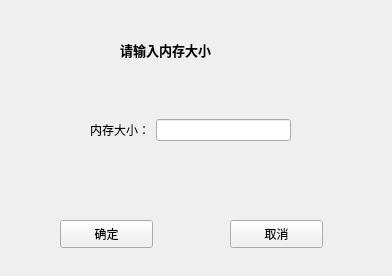
<?xml version="1.0" encoding="UTF-8"?>
<ui version="4.0">
 <class>input_storage</class>
 <widget class="QWidget" name="input_storage">
  <property name="geometry">
   <rect>
    <x>0</x>
    <y>0</y>
    <width>392</width>
    <height>276</height>
   </rect>
  </property>
  <property name="windowTitle">
   <string>Form</string>
  </property>
  <widget class="QWidget" name="gridLayoutWidget">
   <property name="geometry">
    <rect>
     <x>90</x>
     <y>70</y>
     <width>201</width>
     <height>121</height>
    </rect>
   </property>
   <layout class="QGridLayout" name="gridLayout">
    <item row="0" column="1">
     <widget class="QLineEdit" name="lineEdit"/>
    </item>
    <item row="0" column="0">
     <widget class="QLabel" name="label">
      <property name="text">
       <string>内存大小：</string>
      </property>
     </widget>
    </item>
   </layout>
  </widget>
  <widget class="QLabel" name="label_3">
   <property name="geometry">
    <rect>
     <x>120</x>
     <y>40</y>
     <width>141</width>
     <height>21</height>
    </rect>
   </property>
   <property name="text">
    <string>&lt;html&gt;&lt;head/&gt;&lt;body&gt;&lt;p&gt;&lt;span style=&quot; font-size:10pt; font-weight:600;&quot;&gt;请输入内存大小&lt;/span&gt;&lt;/p&gt;&lt;/body&gt;&lt;/html&gt;</string>
   </property>
  </widget>
  <widget class="QPushButton" name="pushButton">
   <property name="geometry">
    <rect>
     <x>60</x>
     <y>220</y>
     <width>93</width>
     <height>28</height>
    </rect>
   </property>
   <property name="text">
    <string>确定</string>
   </property>
  </widget>
  <widget class="QPushButton" name="pushButton_2">
   <property name="geometry">
    <rect>
     <x>230</x>
     <y>220</y>
     <width>93</width>
     <height>28</height>
    </rect>
   </property>
   <property name="text">
    <string>取消</string>
   </property>
  </widget>
 </widget>
 <resources/>
 <connections/>
</ui>
